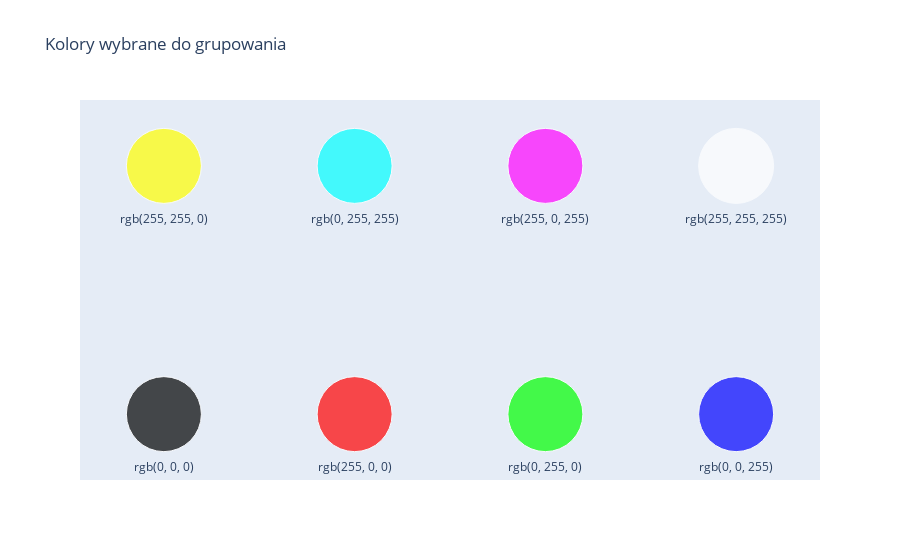

Here is the notebook cell this chart was saved with:
### Markdown cell above
W zadaniu jesteśmy proszeni o zbadanie liczności grup tego samego koloru.
To jednak nie jest możliwe - z reguły wszystkie osobniki są różnego (choć być może zbliżonego) koloru.
Wybrałem zatem $8$ kolorów (stanowiących wierzchołki "sześcianu" reprezentacji RGB - dokładniej widać to poniżej).
Stworzymy $8$ grup, po jednej dla każdego z tych kolorów, a osobników końcowej populacji przydzielimy do grupy o najbardziej podobnym (wg znormalizowanej odległości euklidesowej) do jego kolorze.

Poniżej wizualizuję wybrane kolory.

### Code cell
ColorGrouping.group_colors_plot(
    demo=True,
    title="Kolory wybrane do grupowania").show()

### Figure 1 — Plotly figure (JSON) as saved in the notebook; plotly's stock layout.template omitted (floating-point values rounded to 4 significant figures)
{"data": [{"marker": {"color": ["rgb(0, 0, 0)", "rgb(255, 0, 0)", "rgb(0, 255, 0)", "rgb(0, 0, 255)", "rgb(255, 255, 0)", "rgb(0, 255, 255)", "rgb(255, 0, 255)", "rgb(255, 255, 255)"], "size": [75, 75, 75, 75, 75, 75, 75, 75]}, "mode": "markers+text", "text": ["rgb(0, 0, 0)", "rgb(255, 0, 0)", "rgb(0, 255, 0)", "rgb(0, 0, 255)", "rgb(255, 255, 0)", "rgb(0, 255, 255)", "rgb(255, 0, 255)", "rgb(255, 255, 255)"], "textposition": "bottom center", "type": "scatter", "x": [0, 1, 2, 3, 0, 1, 2, 3], "y": [0, 0, 0, 0, 2, 2, 2, 2]}], "layout": {"title": {"text": "Kolory wybrane do grupowania"}, "xaxis": {"visible": false}, "yaxis": {"visible": false}}}
